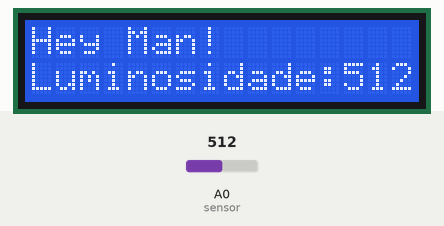
The sketch below on a simulated Arduino Uno, built with avr-gcc and run on an emulated ATmega328P. Shown: 16×2 character LCD. The test bench sets the inputs (shaded band); at power-on: A0 (sensor) = 512.

Above: at 1.6 s.
1.7 s: A0 (sensor) set to 716
At 3.2 s:
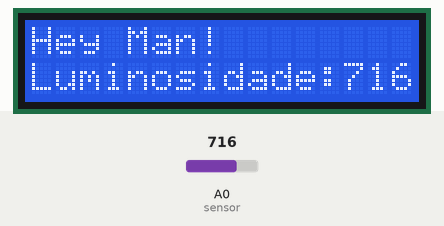
3.5 s: A0 (sensor) set to 900
At 5.1 s:
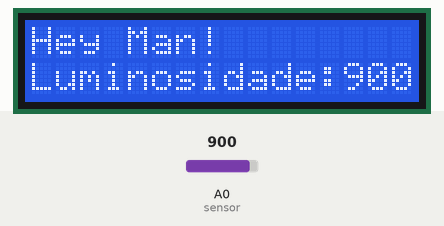
5.5 s: A0 (sensor) set to 1023
At 6.7 s:
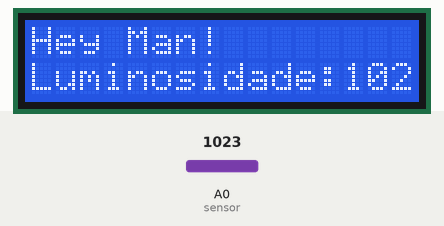
Timing chart, 0 to 8.5 s (numbered marks = the images above; inputs shaded):
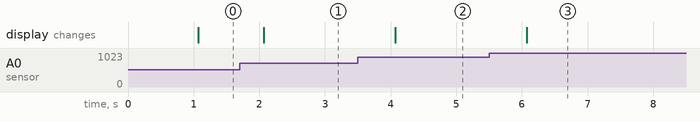

Measured:
- after the input at 1.7 s, the display: changes after 0.37 s (image 1)
- after the input at 3.5 s, the display: changes after 0.57 s (image 2)
- after the input at 5.5 s, the display: changes after 0.57 s (image 3)

The sketch:

display_16x2_sensorLDR.ino
```cpp
#include <LiquidCrystal.h> //Inclui a biblioteca do LCD

LiquidCrystal lcd(12, 11, 5, 4, 3, 2); //Configura os pinos do Arduino para se comunicar com o LCD

int temp = 900; //Inicia uma variável inteira(temp), para escrever no LCD a contagem do tempo
int sensor = 0; // Porta analogica que o sensor est ligado
int valorSensor = 0; // Porta analogica que o sensor est ligado

void setup()
{

  Serial.begin(9600);

  lcd.begin(16, 2); //Inicia o LCD com dimensões 16x2(Colunas x Linhas)
  lcd.setCursor(0, 0); //Posiciona o cursor na primeira coluna(0) e na primeira linha(0) do LCD
  lcd.print("Hey Man!"); //Escreve no LCD "Olá Garagista!"
  lcd.setCursor(0, 1); //Posiciona o cursor na primeira coluna(0) e na segunda linha(1) do LCD
  lcd.print("Luminosidade:"); //Escreve no LCD "LabdeGaragem"

}

void loop()
{

  lcd.setCursor(13, 1); //Posiciona o cursor na décima quarta coluna(13) e na segunda linha(1) do LCD
  //lcd.print(temp); //Escreve o valor atual da variável de contagem no LCD
  delay(1000); //Aguarda 1 segundo

  int valorSensor = analogRead(sensor);
  lcd.print(valorSensor);

  temp--; //Incrementa variável de contagem

}
```
